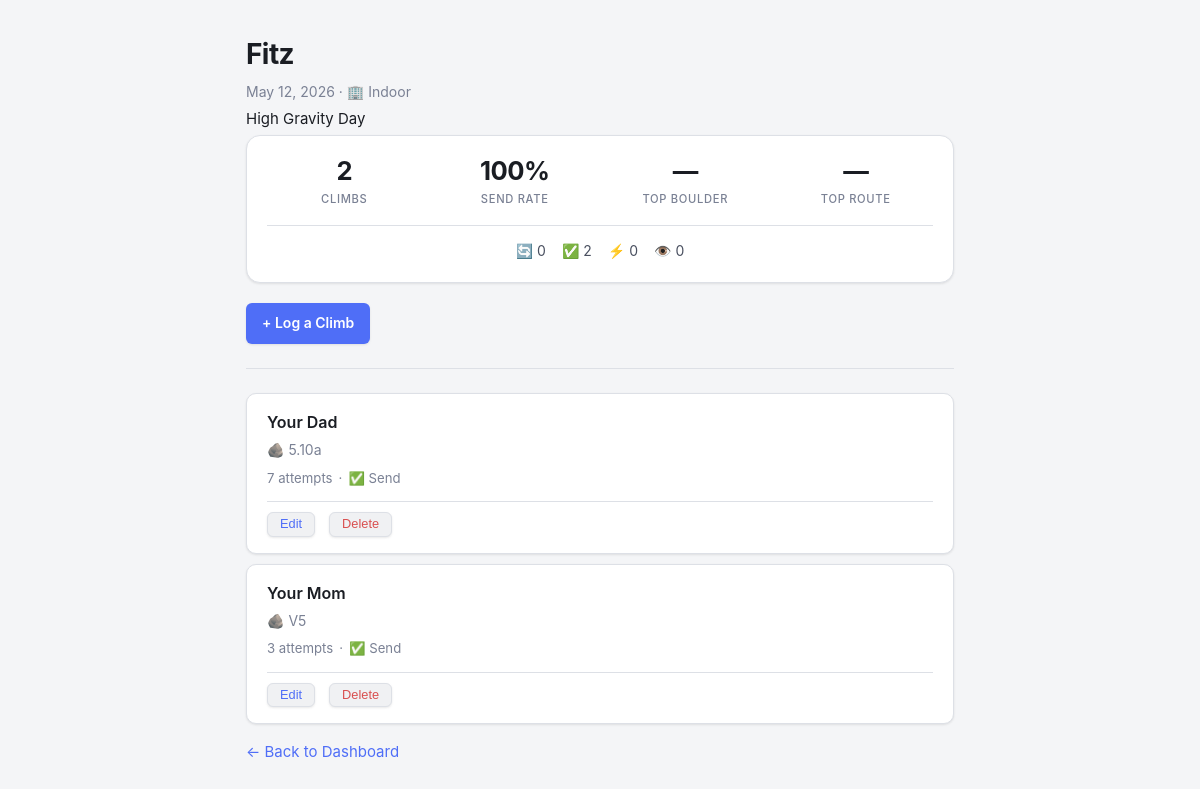
The page /session/2 on the database as committed earlier.
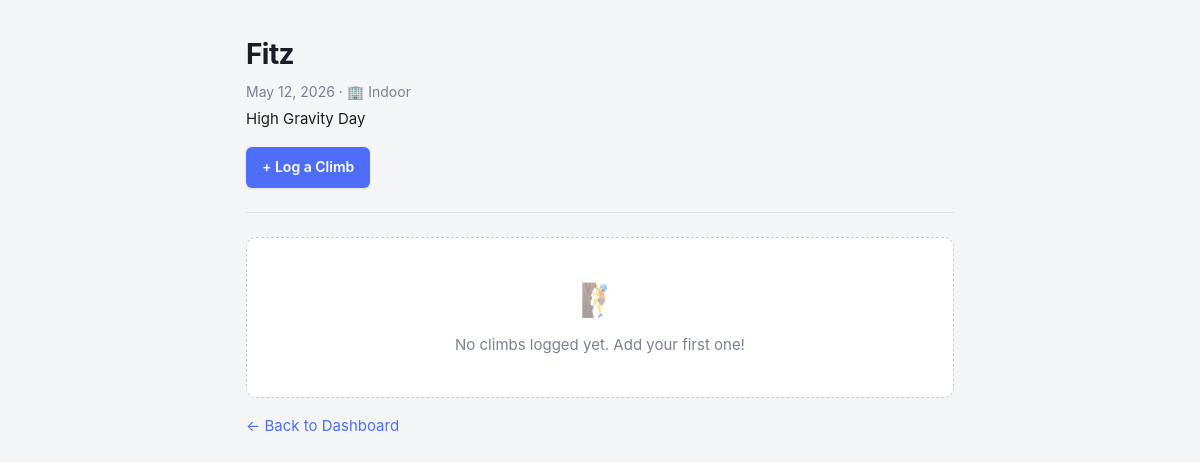
The same page on the database as committed later.
### app.py (models this page shows)
class Gym(db.Model):
    id = db.Column(db.Integer, primary_key=True)
    name = db.Column(db.String(100), nullable=False, unique=True)
    address = db.Column(db.String(200))
    is_outdoor = db.Column(db.Boolean, default=False)
    image_filename = db.Column(db.String(200))
    created_at = db.Column(db.DateTime, default=datetime.utcnow)
    sessions = db.relationship('Session', backref='gym', lazy=True)
    routes = db.relationship('Route', backref='gym', lazy=True)

class Session(db.Model):
    id = db.Column(db.Integer, primary_key=True)
    date = db.Column(db.DateTime, default=datetime.utcnow)
    gym_id = db.Column(db.Integer, db.ForeignKey('gym.id'), nullable=True)
    location = db.Column(db.String(100))
    session_type = db.Column(db.String(20), default='indoor')
    notes = db.Column(db.String(300))
    climbs = db.relationship('Climb', backref='session', lazy=True)

class Climb(db.Model):
    id = db.Column(db.Integer, primary_key=True)
    session_id = db.Column(db.Integer, db.ForeignKey('session.id'), nullable=True)
    route_id = db.Column(db.Integer, db.ForeignKey('route.id'), nullable=True)
    climb_name = db.Column(db.String(100))
    discipline = db.Column(db.String(20), default='boulder')  # 'boulder' or 'route'
    grade = db.Column(db.String(20))
    attempts = db.Column(db.Integer)
    result = db.Column(db.String(20), default='attempt')
    notes = db.Column(db.String(500))

### app.py (the view)
@app.route("/session/<int:session_id>")
def view_session(session_id):
    session = Session.query.get_or_404(session_id)
    stats = compute_stats(session.climbs)
    return render_template(
        "session.html",
        session=session,
        result_labels=RESULT_LABELS,
        stats=stats
    )

### app.py (called while the page is built)
def compute_stats(climbs):
    total = len(climbs)
    sends = sum(1 for c in climbs if c.result in SEND_RESULTS)
    send_rate = round((sends / total) * 100) if total > 0 else 0
    sent_climbs = [c for c in climbs if c.result in SEND_RESULTS and c.grade]
    def find_hardest(discipline):
        candidates = [c.grade for c in sent_climbs if c.discipline == discipline]
        if not candidates:
            return None
        return max(candidates, key=lambda g: GRADE_RANK.get((discipline, g), -1))
    hardest_boulder = find_hardest('boulder')
    hardest_route = find_hardest('route')
    breakdown = {rt: sum(1 for c in climbs if c.result == rt) for rt in RESULT_TYPES}
    return {
        'total': total,
        'sends': sends,
        'send_rate': send_rate,
        'hardest_boulder': hardest_boulder,
        'hardest_route': hardest_route,
        'breakdown': breakdown,
    }

### templates/session.html (shortened to what this page needs)
<!DOCTYPE html>
<html>
<head>
    <link rel="stylesheet" href="{{ url_for('static', filename='style.css') }}">
</head>
<body>
    <h1>{{ session.gym.name if session.gym else session.location }}</h1>
    <p class="muted">
        {{ session.date.strftime('%B %d, %Y') }} ·
        {% if session.session_type == 'outdoor' %}⛰️ Outdoor{% else %}🏢 Indoor{% endif %}
    </p>
    {% if session.notes %}<p>{{ session.notes }}</p>{% endif %}
    {% if stats.total > 0 %}
    <div class="stats-card">
        <div class="stats-grid">
            <div class="stat">
                <div class="stat-value">{{ stats.total }}</div>
                <div class="stat-label">Climbs</div>
            </div>
            <div class="stat">
                <div class="stat-value">{{ stats.send_rate }}%</div>
                <div class="stat-label">Send Rate</div>
            </div>
            <div class="stat">
                <div class="stat-value">{{ stats.hardest_boulder or '—' }}</div>
                <div class="stat-label">Top Boulder</div>
            </div>
            <div class="stat">
                <div class="stat-value">{{ stats.hardest_route or '—' }}</div>
                <div class="stat-label">Top Route</div>
            </div>
        </div>
        <div class="breakdown">
            <span>🔄 {{ stats.breakdown.attempt }}</span>
            <span>✅ {{ stats.breakdown.send }}</span>
            <span>⚡ {{ stats.breakdown.flash }}</span>
            <span>👁️ {{ stats.breakdown.onsight }}</span>
        </div>
    </div>
    {% endif %}
    <div class="btn-row">
        <a href="/session/{{ session.id }}/add" class="btn">+ Log a Climb</a>
    </div>
    <hr>
    {% if session.climbs %}
        {% for climb in session.climbs %}
        <div class="card">
            <h3>
                {% if climb.route_id %}
                <a href="/route/{{ climb.route_id }}">{{ climb.climb_name }}</a>
                {% else %}
                {{ climb.climb_name }}
                {% endif %}
            </h3>
            <p class="muted">{% if climb.discipline == 'route' %}🧗{% else %}🪨{% endif %} {{ climb.grade }}</p>
            <div class="mini-stats">
                <span>{{ climb.attempts }} attempt{% if climb.attempts != 1 %}s{% endif %}</span>
                <span>·</span>
                <span>{{ result_labels[climb.result] }}</span>
            </div>
            <div class="card-actions">
                <button class="card-action-btn" onclick="window.location='/climb/{{ climb.id }}/edit'">Edit</button>
                <button class="card-action-btn card-action-btn-danger" onclick="if(confirm('Delete this climb?')) { fetch('/climb/{{ climb.id }}/delete', {method:'POST'}).then(() => window.location.reload()) }">Delete</button>
            </div>
        </div>
        {% endfor %}
    {% else %}
        <div class="empty-state">
            <div class="empty-state-icon">🧗</div>
            <p>No climbs logged yet. Add your first one!</p>
        </div>
    {% endif %}
    <p style="margin-top: 16px;"><a href="/">← Back to Dashboard</a></p>
</body>
</html>

### static/style.css (style rules this page uses)
:root { --bg: #f4f5f7; --surface: #ffffff; --surface-2: #f0f1f3; --surface-3: #e8eaed; --border: #dde0e6; --border-strong: #c4c9d4; --text: #1a1d23; --text-secondary: #4a5060; --text-muted: #7a8194; --text-dim: #a8b0c0; --accent: #4f6ef7; --accent-strong: #3a57e8; --accent-light: #eef1fe; --success: #2d9e6b; --success-light: #e8f7f0; --danger: #d94f4f; --danger-light: #fdf0f0; --warning: #d97706; --radius: 10px; --radius-sm: 6px; --radius-lg: 14px; --shadow-sm: 0 1px 3px rgba(0,0,0,0.06), 0 1px 2px rgba(0,0,0,0.04); --shadow: 0 2px 8px rgba(0,0,0,0.08), 0 1px 3px rgba(0,0,0,0.04); }
* { box-sizing: border-box; }
body { font-family: -apple-system, BlinkMacSystemFont, "Segoe UI", Roboto, Arial, sans-serif; background-color: var(--bg); color: var(--text); margin: 0; padding: 32px 16px; max-width: 740px; margin-left: auto; margin-right: auto; line-height: 1.6; font-size: 15px; }
h1 { color: var(--text); margin: 0 0 4px 0; font-size: 1.75rem; font-weight: 700; letter-spacing: -0.02em; }
p { margin: 4px 0; }
a { color: var(--accent); text-decoration: none; }
hr { border: none; border-top: 1px solid var(--border); margin: 24px 0; }
.muted { color: var(--text-muted); font-size: 0.875rem; }
.btn-row { display: flex; gap: 8px; flex-wrap: wrap; margin: 16px 0; align-items: center; }
.btn { display: inline-flex; align-items: center; gap: 6px; background-color: var(--accent); color: #fff; font-weight: 600; font-size: 0.875rem; padding: 9px 16px; border-radius: var(--radius-sm); text-decoration: none; border: none; cursor: pointer; transition: background-color 0.15s; box-shadow: var(--shadow-sm); }
.empty-state { text-align: center; color: var(--text-muted); padding: 36px 16px; background: var(--surface); border: 1px dashed var(--border-strong); border-radius: var(--radius); margin: 16px 0; }
.empty-state-icon { font-size: 2rem; margin-bottom: 8px; opacity: 0.5; }

Rows that differ between the two databases and show on the page:
removed Climb: climb_name "Your Dad", grade "5.10a", attempts "7", result "✅ Send"
removed Climb: climb_name "Your Mom", grade "V5", attempts "3", result "✅ Send"
Other text that changed with them:
{{ stats.total }}: "2" → (not shown)
{{ stats.send_rate }}: "100" → (not shown)
{{ stats.hardest_boulder or '—' }}: "—" → (not shown)
{{ stats.hardest_route or '—' }}: "—" → (not shown)
{{ stats.breakdown.attempt }}: "0" → (not shown)
{{ stats.breakdown.send }}: "2" → (not shown)
{{ stats.breakdown.flash }}: "0" → (not shown)
{{ stats.breakdown.onsight }}: "0" → (not shown)
text no longer shown: "CLIMBS % SEND RATE TOP BOULDER TOP ROUTE 🔄 ✅ ⚡ 👁️"
text now shown: "🧗 No climbs logged yet. Add your first one!"
